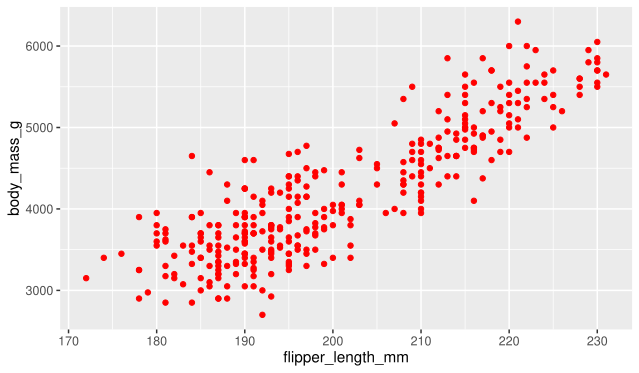

Here is the R script that generated this plot:
library("ggplot2")
library("palmerpenguins")
#map set every points in the scatter map to color blue 
ggplot(data = penguins) +
geom_point(mapping = aes( x= flipper_length_mm, y = body_mass_g), color= "red")
